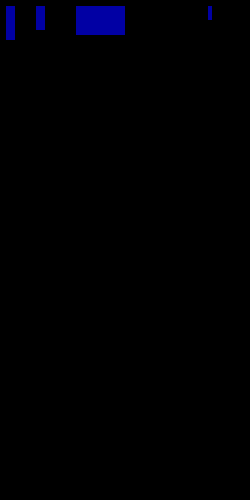
Frame 1 (no input)
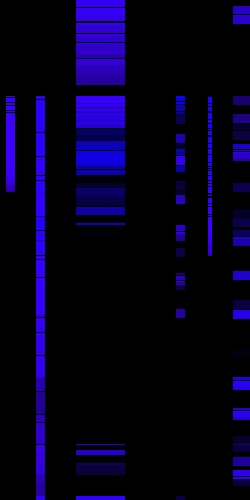
Frame 60 (the mouse pressed at the canvas centre just before this capture)
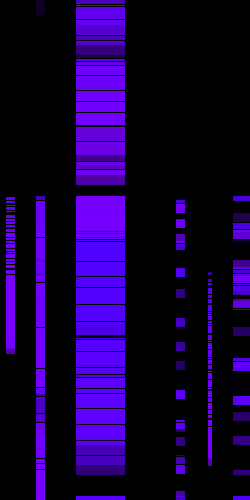
Frame 120 (the mouse held since frame 60 and released just before this capture)

The Processing sketch that drew these frames (run headless with seeded random() and noise(); from frame 60 on, the mouse is pressed at the canvas centre):

// Processing sketch: processing_72437
// ── processing_72437.pde


float rectY1=0;
float rectY2=0;
float rectY3=0;
float rectY4=0;
float rectY5=0;
float rectY6=0;
float rectY7=0;

float a;


void setup(){
  size(250,500);
  smooth();
  background(0);
}

void draw(){
 // frameRate(40);
   a=random(255);

  fill(frameCount%255,0,255,a);
  rectMode(CENTER);
  rect(10,rectY1%height,10,80);
  rect(100,rectY2%height,50,70);
  rect(40,rectY3%height,10,60);
  rect(180,rectY4%height,10,10);
  rect(210,rectY5%height,5,40);
  rect(250,rectY6%height,35,10);
  
  rectY1=random(0,5)+rectY1;
  rectY2=random(0,20)+rectY2;
  rectY3=random(0,50)+rectY3;
  rectY4=random(0,30)+rectY4;
  rectY5=random(0,8)+rectY5;
  rectY6=random(0,40)+rectY6;
  
  fill(0);
  rect(0,rectY7%height,500,10);
  rectY7=rectY7+10;
  
 }
